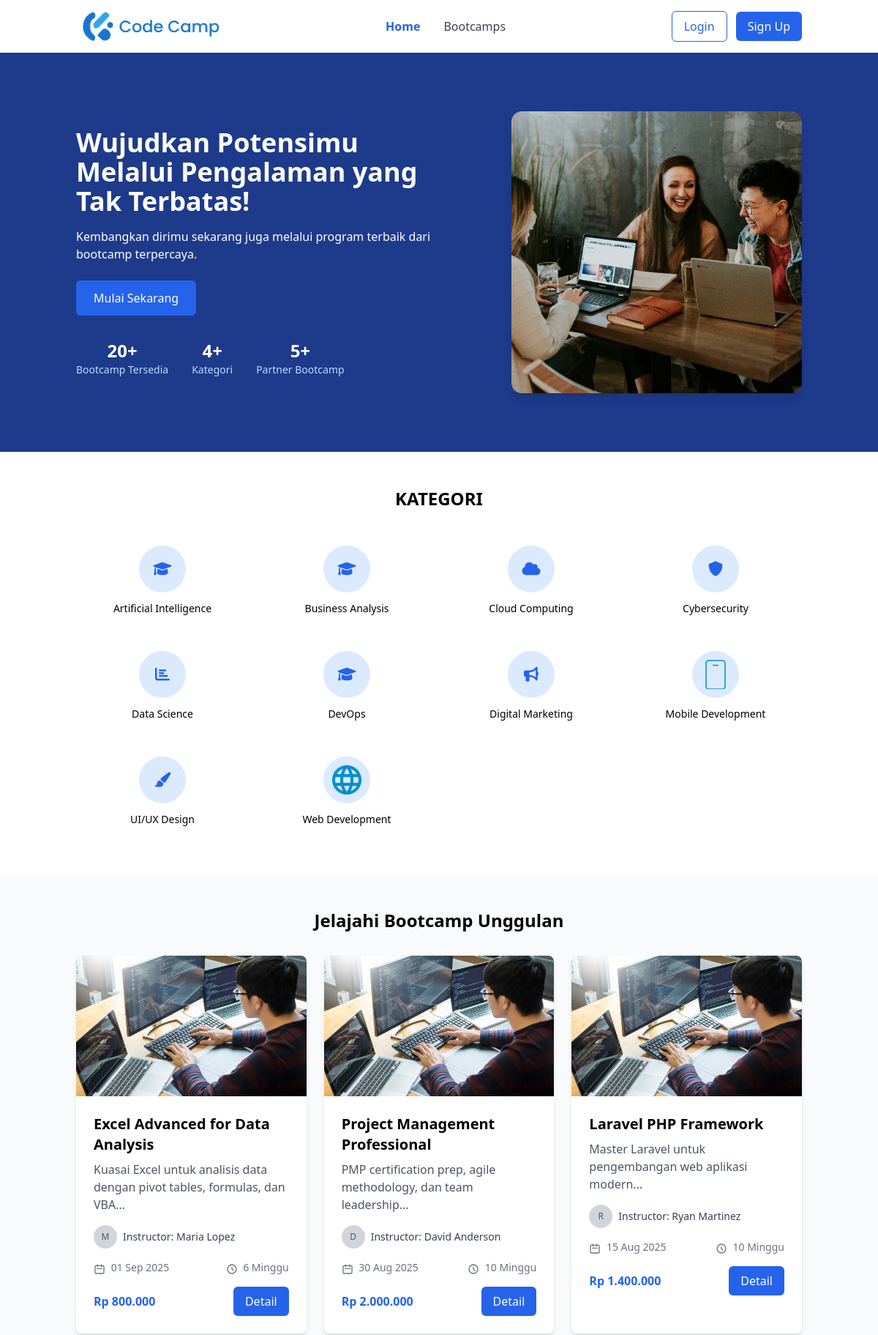
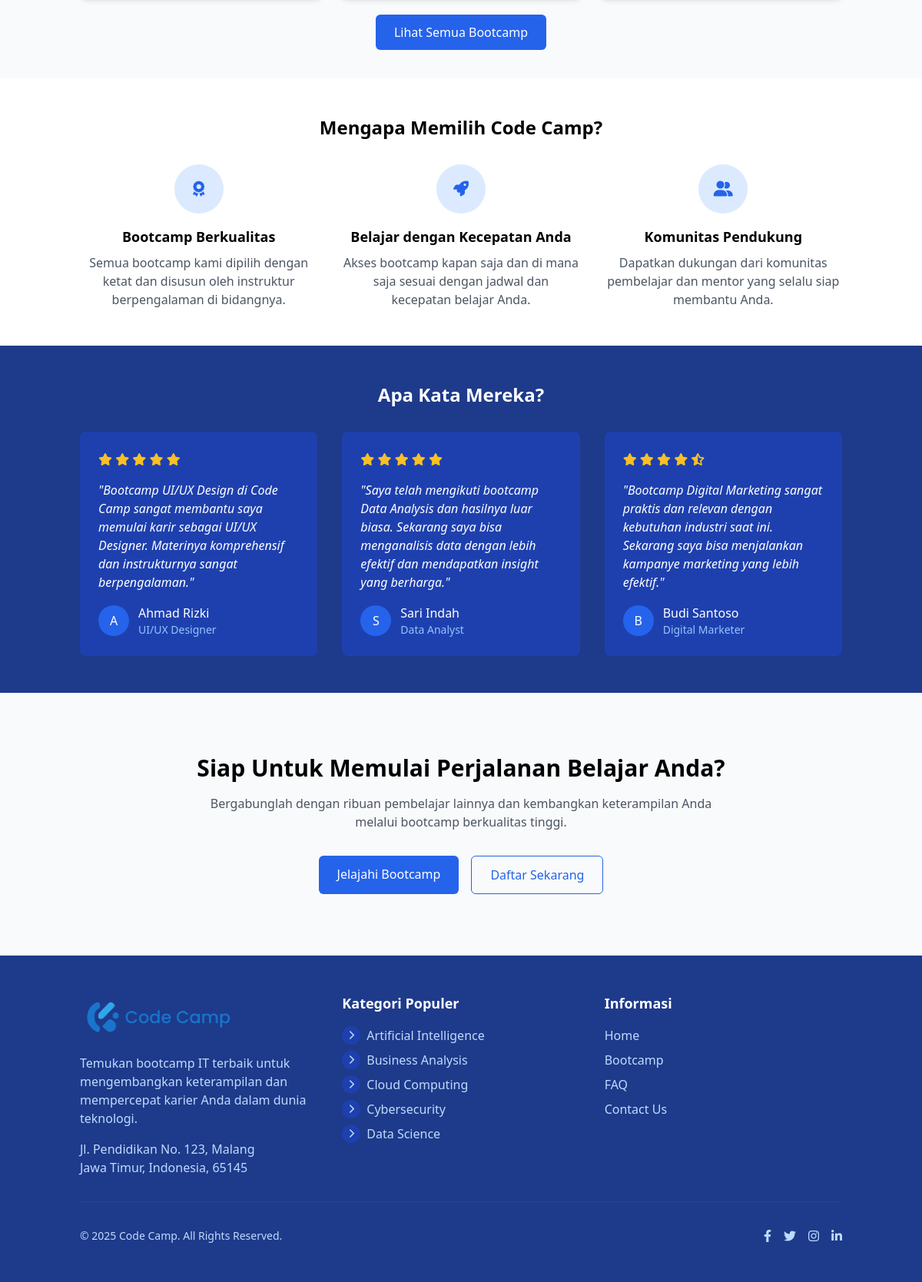
The page / on the database its author committed (2 pictures, top to bottom).
### tables this page shows
CREATE TABLE IF NOT EXISTS categories (
    id INT AUTO_INCREMENT PRIMARY KEY,
    name VARCHAR(100) NOT NULL UNIQUE,  
    slug VARCHAR(100) NOT NULL UNIQUE,  
    icon VARCHAR(255) DEFAULT NULL,  
    description TEXT DEFAULT NULL,  
    status ENUM('active', 'inactive') DEFAULT 'active',  
    sort_order INT DEFAULT 0,  
    created_at DATETIME NOT NULL DEFAULT CURRENT_TIMESTAMP,  
    updated_at DATETIME DEFAULT CURRENT_TIMESTAMP ON UPDATE CURRENT_TIMESTAMP,  
    
     
    INDEX idx_categories_slug (slug),
    INDEX idx_categories_status (status),
    INDEX idx_categories_sort (sort_order)
);

CREATE TABLE IF NOT EXISTS bootcamps (
    id INT AUTO_INCREMENT PRIMARY KEY,
    title VARCHAR(255) NOT NULL,
    slug VARCHAR(255) NOT NULL UNIQUE,  
    description TEXT DEFAULT NULL,  
    category_id INT NOT NULL,
    instructor_name VARCHAR(100) NOT NULL,
    instructor_photo VARCHAR(255) DEFAULT NULL,  
    price DECIMAL(10, 2) NOT NULL DEFAULT 0.00,  
    discount_price DECIMAL(10, 2) DEFAULT NULL,  
    start_date DATE DEFAULT NULL,  
    duration VARCHAR(50) DEFAULT NULL,  
    image VARCHAR(255) DEFAULT NULL,  
    status ENUM('active', 'upcoming', 'closed', 'draft') DEFAULT 'draft',  
    featured TINYINT(1) DEFAULT 0,  
    max_participants INT DEFAULT NULL,  
    current_participants INT DEFAULT 0,  
    created_at DATETIME NOT NULL DEFAULT CURRENT_TIMESTAMP,  
    updated_at DATETIME DEFAULT CURRENT_TIMESTAMP ON UPDATE CURRENT_TIMESTAMP,  
    
     
    FOREIGN KEY (category_id) REFERENCES categories(id) ON DELETE RESTRICT ON UPDATE CASCADE,
    
     
    INDEX idx_bootcamps_slug (slug),
    INDEX idx_bootcamps_category (category_id),
    INDEX idx_bootcamps_status (status),
    INDEX idx_bootcamps_featured (featured),
    INDEX idx_bootcamps_start_date (start_date)
);

### views/home.php (the view, shortened to what the rows shown need)
<?php
require_once 'models/Bootcamp.php';
require_once 'models/Category.php';
$database = new Database();
$db = $database->getConnection();
$bootcamp = new Bootcamp($db);
$category = new Category($db);
$stmt = $bootcamp->readAll(3, 0);
$featured_bootcamps = $stmt->fetchAll(PDO::FETCH_ASSOC);
$categoryStmt = $category->readAll();
$categories = $categoryStmt->fetchAll(PDO::FETCH_ASSOC);
include_once 'views/includes/header.php';
?>
<section class="bg-blue-900 text-white">
    <div class="container mx-auto px-4 py-16 md:py-20">
        <div class="flex flex-col md:flex-row items-center">
            <div class="md:w-1/2 animate__animated animate__fadeInLeft">
                <h1 class="text-3xl md:text-4xl font-bold mb-4">
                    <?php if ($is_logged_in): ?>
                        Halo, <?php echo htmlspecialchars($user_name); ?>! <br> Sudah siap untuk meningkatkan karirmu hari ini?
                    <?php else: ?>
                        Wujudkan Potensimu Melalui Pengalaman yang Tak Terbatas!
                    <?php endif; ?>
                </h1>
            </div>
        </div>
    </div>
</section>
<section class="py-12 bg-white">
    <div class="container mx-auto px-4">
        <h2 class="text-center text-2xl font-bold mb-8">KATEGORI</h2>
        <div class="grid grid-cols-2 sm:grid-cols-3 md:grid-cols-4 gap-4 text-center">
            <?php foreach ($categories as $category): ?>
                <a href="index.php?action=bootcamp_category&id=<?php echo $category['id']; ?>" class="p-4 hover:shadow-md rounded-lg transition-shadow duration-300 group">
                    <div class="w-16 h-16 mx-auto mb-3 bg-blue-100 rounded-full flex items-center justify-center group-hover:bg-blue-200 transition-colors duration-300 overflow-hidden p-2">
                        <?php
                        $icon_name = strtolower(str_replace([' ', '/', '&'], ['-', '-', 'and'], $category['name']));
                        $icon_mapping = [
                            'web-development' => 'web.png',
                            'mobile-development' => 'mobile.png',
                            'data-science' => 'data.png',
                            'digital-marketing' => 'marketing.png',
                            'ui-ux-design' => 'design.png',
                            'uiand-ux-design' => 'design.png',
                            'cybersecurity' => 'security.png',
                            'cloud-computing' => 'cloud.png',
                            'artificial-intelligence' => 'ai.png',
                            'machine-learning' => 'ai.png',
                            'game-development' => 'game.png',
                            'blockchain' => 'blockchain.png',
                            'devops' => 'devops.png',
                            'software-engineering' => 'software.png',
                            'database' => 'database.png',
                            'networking' => 'network.png',
                            'programming' => 'code.png',
                            'frontend' => 'frontend.png',
                            'backend' => 'backend.png',
                            'fullstack' => 'fullstack.png'
                        ];
                        $icon_path = null;
                        if (file_exists("assets/images/icons/{$icon_name}.png")) {
                            $icon_path = "assets/images/icons/{$icon_name}.png";
                        }
                        elseif (isset($icon_mapping[$icon_name]) && file_exists("assets/images/icons/" . $icon_mapping[$icon_name])) {
                            $icon_path = "assets/images/icons/" . $icon_mapping[$icon_name];
                        }
                        elseif (file_exists("assets/images/icons/" . strtolower($category['name']) . ".png")) {
                            $icon_path = "assets/images/icons/" . strtolower($category['name']) . ".png";
                        }
                        if ($icon_path): ?>
                            <img src="<?php echo $icon_path; ?>" alt="<?php echo htmlspecialchars($category['name']); ?>" class="w-10 h-10 object-contain">
                        <?php else: ?>
                            <?php
                            $fa_icons = [
                                'web' => 'fa-globe',
                                'mobile' => 'fa-mobile-alt',
                                'data' => 'fa-chart-bar',
                                'marketing' => 'fa-bullhorn',
                                'design' => 'fa-paint-brush',
                                'security' => 'fa-shield-alt',
                                'cloud' => 'fa-cloud',
                                'ai' => 'fa-robot',
                                'game' => 'fa-gamepad',
                                'blockchain' => 'fa-link'
                            ];
                            $fa_class = 'fa-graduation-cap';
                            foreach ($fa_icons as $key => $icon) {
                                if (strpos($icon_name, $key) !== false) {
                                    $fa_class = $icon;
                                    break;
                                }
                            }
                            ?>
                            <i class="fas <?php echo $fa_class; ?> text-blue-600 text-xl"></i>
                        <?php endif; ?>
                    </div>
                    <h3 class="font-medium text-sm"><?php echo htmlspecialchars($category['name']); ?></h3>
                </a>
            <?php endforeach; ?>
        </div>
    </div>
</section>
<section class="py-12 bg-gray-50">
    <div class="container mx-auto px-4">
        <h2 class="text-center text-2xl font-bold mb-8">Jelajahi Bootcamp Unggulan</h2>
        <div class="grid grid-cols-1 md:grid-cols-3 gap-6">
            <?php foreach ($featured_bootcamps as $bootcamp): ?>
                <div class="bg-white rounded-lg overflow-hidden shadow-md hover:shadow-lg transition-shadow duration-300">
                    <img src="assets/images/ngoding.jpg"
                        alt="<?php echo htmlspecialchars($bootcamp['title']); ?>"
                        class="w-full h-48 object-cover">
                    <div class="p-6">
                        <h3 class="text-xl font-bold mb-2">
                            <?php echo htmlspecialchars($bootcamp['title']); ?>
                        </h3>
                        <p class="text-gray-600 mb-4">
                            <?php echo htmlspecialchars(substr($bootcamp['description'], 0, 100)) . '...'; ?>
                        </p>
                        <div class="flex items-center mb-4">
                            <div class="w-8 h-8 rounded-full bg-gray-300 flex items-center justify-center mr-2">
                                <span class="text-gray-600 text-xs font-medium">
                                    <?php echo strtoupper(substr($bootcamp['instructor_name'], 0, 1)); ?>
                                </span>
                            </div>
                            <span class="text-sm text-gray-700">
                                Instructor: <?php echo htmlspecialchars($bootcamp['instructor_name']); ?>
                            </span>
                        </div>
                        <div class="flex justify-between text-sm text-gray-500 mb-4">
                            <div>
                                <svg class="w-4 h-4 inline mr-1" fill="none" stroke="currentColor" viewBox="0 0 24 24" xmlns="http://www.w3.org/2000/svg">
                                    <path stroke-linecap="round" stroke-linejoin="round" stroke-width="2" d="M8 7V3m8 4V3m-9 8h10M5 21h14a2 2 0 002-2V7a2 2 0 00-2-2H5a2 2 0 00-2 2v12a2 2 0 002 2z"></path>
                                </svg>
                                <?php echo date('d M Y', strtotime($bootcamp['start_date'])); ?>
                            </div>
                            <div>
                                <svg class="w-4 h-4 inline mr-1" fill="none" stroke="currentColor" viewBox="0 0 24 24" xmlns="http://www.w3.org/2000/svg">
                                    <path stroke-linecap="round" stroke-linejoin="round" stroke-width="2" d="M12 8v4l3 3m6-3a9 9 0 11-18 0 9 9 0 0118 0z"></path>
                                </svg>
                                <?php echo htmlspecialchars($bootcamp['duration']); ?>
                            </div>
                        </div>
                        <div class="flex items-center justify-between">
                            <div>
                                <span class="text-blue-600 font-bold">
                                    Rp <?php echo number_format($bootcamp['price'], 0, ',', '.'); ?>
                                </span>
                            </div>
                            <a href="index.php?action=bootcamp_detail&id=<?php echo $bootcamp['id']; ?>" class="px-4 py-2 bg-blue-600 text-white rounded-md hover:bg-blue-700 transition-colors">
                                Detail
                            </a>
                        </div>
                    </div>
                </div>
            <?php endforeach; ?>
        </div>
    </div>
</section>
<section class="py-12 bg-white">
    <div class="container mx-auto px-4">
        <h2 class="text-center text-2xl font-bold mb-8">Mengapa Memilih Code Camp?</h2>
    </div>
</section>
<section class="py-12 bg-blue-900 text-white">
    <div class="container mx-auto px-4">
        <h2 class="text-center text-2xl font-bold mb-8">Apa Kata Mereka?</h2>
    </div>
</section>
<section class="py-20 bg-gray-50">
    <div class="container mx-auto px-4 text-center">
        <h2 class="text-3xl font-bold mb-4">Siap Untuk Memulai Perjalanan Belajar Anda?</h2>
    </div>
</section>
<?php
include_once 'views/includes/footer.php';
?>

### views/includes/footer.php (shortened to what the rows shown need)
    <footer class="bg-blue-900 text-white">
        <div class="container mx-auto px-4 py-12">
            <div class="grid grid-cols-1 md:grid-cols-3 gap-8">
                <div>
                    <ul class="space-y-2">
                        <?php foreach (array_slice($categories, 0, 5) as $category): ?>
                            <li class="flex items-center">
                                <div class="w-6 h-6 mr-2 bg-blue-800 rounded-full flex items-center justify-center">
                                    <?php
                                    $icon_path = null;
                                    if ($icon_path): ?>
                                        <img src="<?php echo $icon_path; ?>" alt="<?php echo htmlspecialchars($category['name']); ?>" class="w-4 h-4 object-contain filter brightness-0 invert">
                                    <?php else: ?>
                                        <i class="fas fa-chevron-right text-blue-200 text-xs"></i>
                                    <?php endif; ?>
                                </div>
                                <a href="<?php echo isset($base_url) ? $base_url : ''; ?>index.php?action=bootcamp_category&id=<?php echo $category['id']; ?>" class="text-blue-200 hover:text-white transition-colors">
                                    <?php echo htmlspecialchars($category['name']); ?>
                                </a>
                            </li>
                        <?php endforeach; ?>
                    </ul>
                </div>
            </div>
        </div>
    </footer>
</body>
</html>

### rows shown on the page
categories: name "Artificial Intelligence"
categories: name "Business Analysis"
categories: name "Cloud Computing"
categories: name "Cybersecurity"
categories: name "Data Science"
categories: name "DevOps"
categories: name "Digital Marketing"
categories: shows a picture, name "Mobile Development"
categories: name "UI/UX Design"
categories: shows a picture, name "Web Development"
bootcamps: title "Excel Advanced for Data Analysis", description "Kuasai Excel untuk analisis data dengan pivot tables, formulas, dan VBA", instructor_name "M", instructor_name "Maria Lopez", start_date "01 Sep 2025", duration "6 Minggu", price "800.000"
bootcamps: title "Project Management Professional", description "PMP certification prep, agile methodology, dan team leadership", instructor_name "D", instructor_name "David Anderson", start_date "30 Aug 2025", duration "10 Minggu", price "2.000.000"
bootcamps: title "Laravel PHP Framework", description "Master Laravel untuk pengembangan web aplikasi modern", instructor_name "R", instructor_name "Ryan Martinez", start_date "15 Aug 2025", duration "10 Minggu", price "1.400.000"
